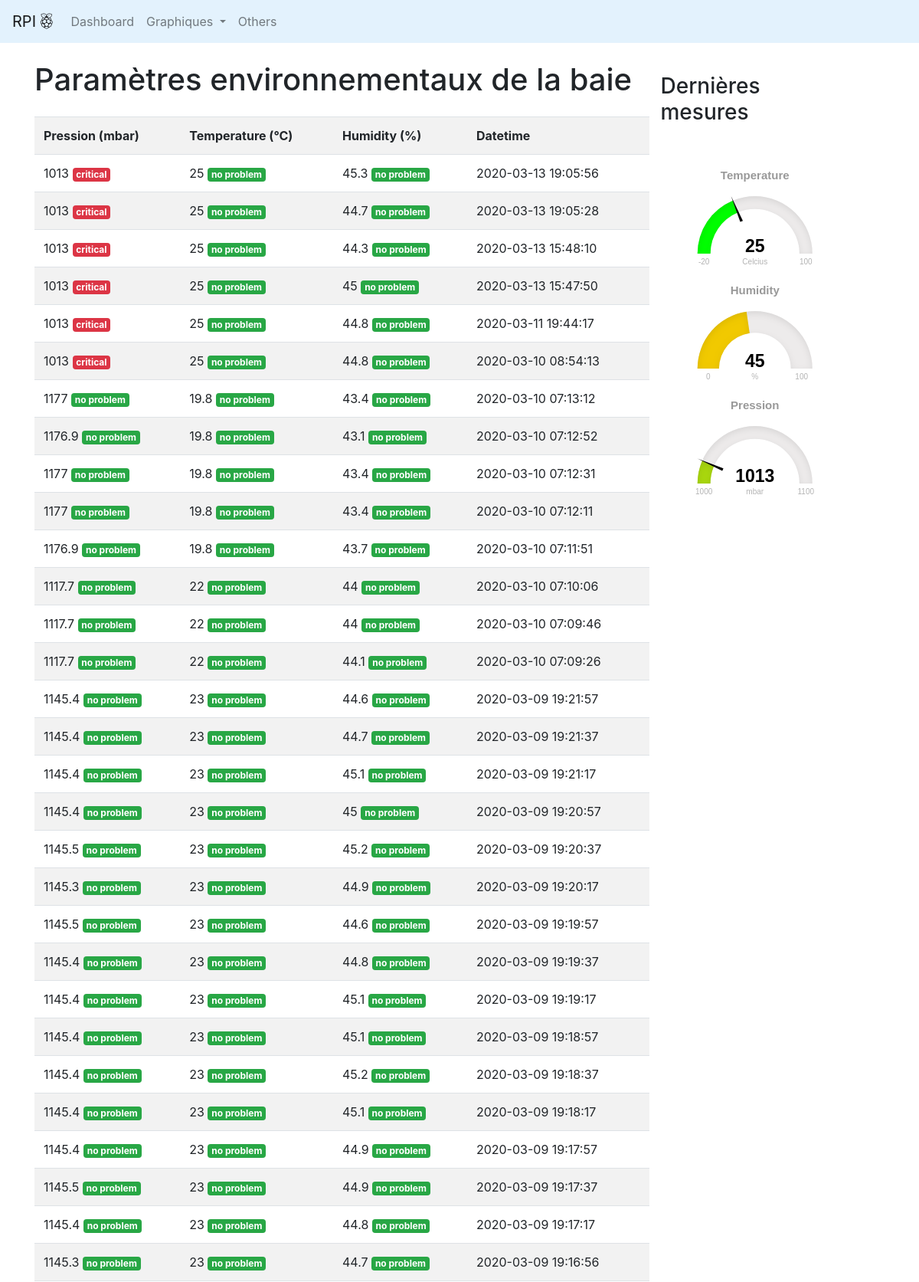
The page / (upper part) on the database its author committed.
### tables this page shows
CREATE TABLE data_poseidon(ID INTEGER PRIMARY KEY AUTOINCREMENT, Pression INTEGER, Humidity INTEGER, Temperature INTEGER, Timestamp DATETIME DEFAULT current_timestamp);

### interfaceInfo.py (the view)
@app.route('/')
def index():
    datas = get_data_full()
    return render_template("index.html", datas=datas)

### interfaceInfo.py (called while the page is built)
def connect_db():
    connection = sqlite3.connect(DATABASE)
    return connection

@app.before_request
def before_request():
    g.db = connect_db()

def query_db(query, args=(), one=False):
    cur = g.db.execute(query, args)
    rv = [dict((cur.description[idx][0], value)
               for idx, value in enumerate(row)) for row in cur.fetchall()]
    return (rv[0] if rv else None) if one else rv

def get_data_full():
    connection = connect_db()
    c = connection.cursor()
    datas = query_db("select * from data_poseidon ORDER BY id DESC")
    str(datas)
    return datas

### templates/index.html (shortened to what this page needs)
{% extends "layout.html" %}
{% block content %}
<div class="container">
	<div class="container mt-4">
		<div class="row">
			<div class="row col-md-9">
				<h1 style="text-align:center;" class="mb-4">Paramètres environnementaux de la baie</h1>
				<table id="datas" class="table table-striped">
					<tr>
						<th>Pression (mbar)</th>
						<th>Temperature (°C)</th>
						<th>Humidity (%)</th>
						<th>Datetime</th>
					</tr>
					{% set tableSize = datas|length %}
					{% for i in range(0, tableSize) %}
					<tr>
						<td> {{ datas[i]['Pression'] }}
							{%if (datas[i]['Pression'] < 1030) %}
							<span class="badge badge-danger">critical</span></td>
						{%else%}
						<span class="badge badge-success">no problem</span></td>
						{%endif%}
						<td> {{ datas[i]['Temperature'] }}
							{%if (datas[i]['Temperature'] > 25) or (datas[i]['Temperature'] < 15) %}
							<span class="badge badge-danger">critical</span></td>
						{%else%}
						<span class="badge badge-success">no problem</span></td>
						{%endif%}
						<td> {{ datas[i]['Humidity'] }}
							{%if (datas[i]['Humidity'] < 60) or (datas[i]['Humidity'] > 30) %}
							<span class="badge badge-success">no problem</span></td>
						{%else%}
						<span class="badge badge-danger">critical</span></td>
						{%endif%}
						<td> {{ datas[i]['Timestamp'] }}</td>
					</tr>
					{%endfor%}
				</table>
			</div>
			<div class="col-md-3 mt-3">
				<h3 class="mb-5">Dernières mesures</h3>
				<div class="wrapper">
					<div class="box">
						<div id="g1" class="gauge"></div>
						<div id="g2" class="gauge"></div>
						<div id="g3" class="gauge"></div>
					</div>
				</div>
			</div>
		</div>
	</div>
</div>
</body>
{% endblock %}

### templates/layout.html (shortened to what this page needs)
<!doctype html>
<html lang="fr">
<head>
    {% block head %}
    <link rel="stylesheet" href="https://stackpath.bootstrapcdn.com/bootstrap/4.4.1/css/bootstrap.min.css">
    <link rel="stylesheet" href="https://use.fontawesome.com/releases/v5.8.1/css/all.css">
    {% endblock %}
</head>
<body>
<nav class="navbar navbar-expand-lg navbar-light" style="background-color: #e3f2fd;">
    <a class="navbar-brand" href="/"> RPI <i class="fab fa-raspberry-pi"></i> </a>
    <div class="collapse navbar-collapse" id="navbarSupportedContent">
        <ul class="navbar-nav mr-auto">
            <li class="nav-item">
                <a class="nav-link" href="/">Dashboard</a>
            </li>
            <li class="nav-item">
                 <li class="nav-item dropdown">
                    <a class="nav-link dropdown-toggle" href="#" id="navbarDropdown" role="button" data-toggle="dropdown" aria-haspopup="true" aria-expanded="false" style="background-color:#e3f2fd;">
                      Graphiques
                    </a>
                  </li>
            </li>
            <li class="nav-item">
                <a class="nav-link" href="/">Others</a>
            </li>
        </ul>
    </div>
</nav>
{% block content %}
{% endblock %}
</body>
</html>

### rows shown on the page
data_poseidon: Pression "1013", Temperature "25", Humidity "45.3", Timestamp "2020-03-13 19:05:56"
data_poseidon: Pression "1013", Temperature "25", Humidity "44.7", Timestamp "2020-03-13 19:05:28"
data_poseidon: Pression "1013", Temperature "25", Humidity "44.3", Timestamp "2020-03-13 15:48:10"
data_poseidon: Pression "1013", Temperature "25", Humidity "45", Timestamp "2020-03-13 15:47:50"
data_poseidon: Pression "1013", Temperature "25", Humidity "44.8", Timestamp "2020-03-11 19:44:17"
data_poseidon: Pression "1013", Temperature "25", Humidity "44.8", Timestamp "2020-03-10 08:54:13"
data_poseidon: Pression "1177", Temperature "19.8", Humidity "43.4", Timestamp "2020-03-10 07:13:12"
data_poseidon: Pression "1176.9", Temperature "19.8", Humidity "43.1", Timestamp "2020-03-10 07:12:52"
data_poseidon: Pression "1177", Temperature "19.8", Humidity "43.4", Timestamp "2020-03-10 07:12:31"
data_poseidon: Pression "1177", Temperature "19.8", Humidity "43.4", Timestamp "2020-03-10 07:12:11"
data_poseidon: Pression "1176.9", Temperature "19.8", Humidity "43.7", Timestamp "2020-03-10 07:11:51"
data_poseidon: Pression "1117.7", Temperature "22", Humidity "44", Timestamp "2020-03-10 07:10:06"
data_poseidon: Pression "1117.7", Temperature "22", Humidity "44", Timestamp "2020-03-10 07:09:46"
data_poseidon: Pression "1117.7", Temperature "22", Humidity "44.1", Timestamp "2020-03-10 07:09:26"
data_poseidon: Pression "1145.4", Temperature "23", Humidity "44.6", Timestamp "2020-03-09 19:21:57"
data_poseidon: Pression "1145.4", Temperature "23", Humidity "44.7", Timestamp "2020-03-09 19:21:37"
data_poseidon: Pression "1145.4", Temperature "23", Humidity "45.1", Timestamp "2020-03-09 19:21:17"
data_poseidon: Pression "1145.4", Temperature "23", Humidity "45", Timestamp "2020-03-09 19:20:57"
data_poseidon: Pression "1145.5", Temperature "23", Humidity "45.2", Timestamp "2020-03-09 19:20:37"
data_poseidon: Pression "1145.3", Temperature "23", Humidity "44.9", Timestamp "2020-03-09 19:20:17"
data_poseidon: Pression "1145.5", Temperature "23", Humidity "44.6", Timestamp "2020-03-09 19:19:57"
data_poseidon: Pression "1145.4", Temperature "23", Humidity "44.8", Timestamp "2020-03-09 19:19:37"
data_poseidon: Pression "1145.4", Temperature "23", Humidity "45.1", Timestamp "2020-03-09 19:19:17"
data_poseidon: Pression "1145.4", Temperature "23", Humidity "45.1", Timestamp "2020-03-09 19:18:57"
data_poseidon: Pression "1145.4", Temperature "23", Humidity "45.2", Timestamp "2020-03-09 19:18:37"
data_poseidon: Pression "1145.4", Temperature "23", Humidity "45.1", Timestamp "2020-03-09 19:18:17"
data_poseidon: Pression "1145.4", Temperature "23", Humidity "44.9", Timestamp "2020-03-09 19:17:57"
data_poseidon: Pression "1145.5", Temperature "23", Humidity "44.9", Timestamp "2020-03-09 19:17:37"
data_poseidon: Pression "1145.4", Temperature "23", Humidity "44.8", Timestamp "2020-03-09 19:17:17"
data_poseidon: Pression "1145.3", Temperature "23", Humidity "44.7", Timestamp "2020-03-09 19:16:56"
